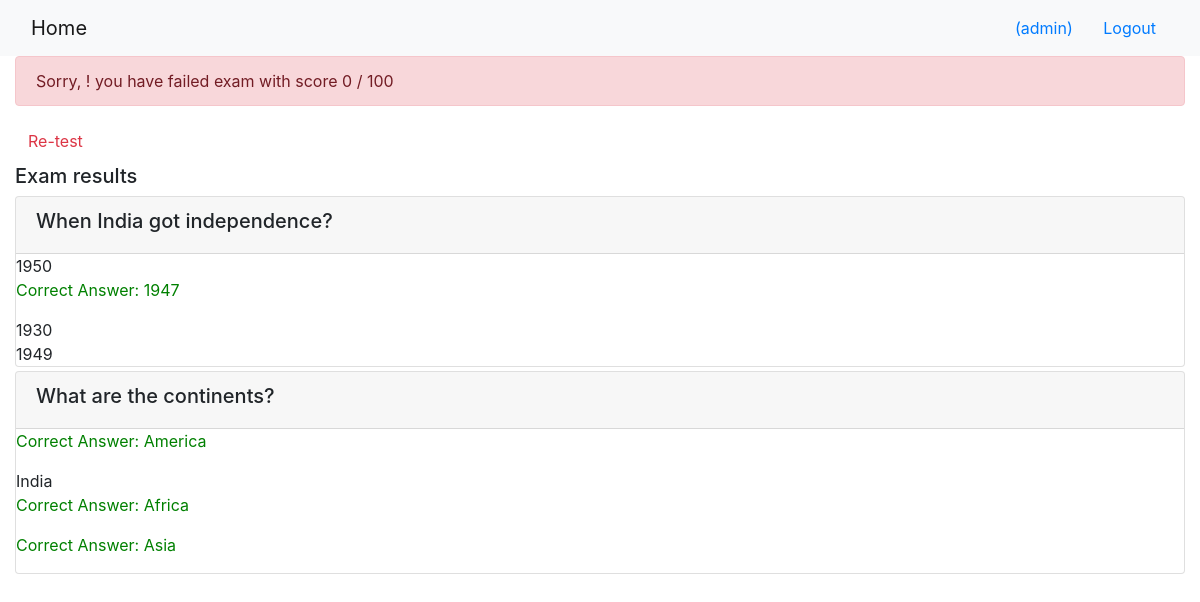
The page /onlinecourse/1/submission/1/result/ (signed in) on the database its author committed.
### onlinecourse/models.py (models this page shows, shortened)
class Question(models.Model):
    lesson = models.ForeignKey(Lesson, on_delete=models.CASCADE)
    question_text = models.CharField(max_length=200)
    grade = models.IntegerField(default=0)

class Choice(models.Model):
    choice_text = models.CharField(max_length=200)
    is_correct = models.IntegerField(default=0)
    question = models.ForeignKey(Question, on_delete=models.CASCADE)

### onlinecourse/views.py (the view)
# urls.py: path('<int:course_id>/submission/<int:submission_id>/result/', views.show_exam_result, name='show_exam_result'),
def show_exam_result(request, course_id, submission_id):
    course = get_object_or_404(Course, pk=course_id)
    submission = get_object_or_404(Submission, pk=submission_id)
    choices = submission.choices.get_queryset()
    total = 0
    for i in choices:
        if(i.is_correct == 1):
            total += 1
    print(total)
    context = {}
    context['course'] = course
    context['selected_ids'] = choices
    context['grade'] = int(total/4 * 100)
    print(context['grade'])
    return render(request, 'onlinecourse/exam_result_bootstrap.html',context)

### onlinecourse/templates/onlinecourse/exam_result_bootstrap.html (shortened to what this page needs)
<!DOCTYPE html>
<html lang="en">
<head>
    {% load static %}
    <link rel="stylesheet" href="https://maxcdn.bootstrapcdn.com/bootstrap/4.5.2/css/bootstrap.min.css">
</head>
<body>
 <nav class="navbar navbar-light bg-light">
    <div class="container-fluid">
        <div class="navbar-header">
              <a class="navbar-brand" href="{% url 'onlinecourse:index' %}">Home</a>
        </div>
        <ul class="nav navbar-nav navbar-right">
            {% if user.is_authenticated %}
            <li>
                <a class="btn btn-link" href="#">{{ user.first_name }}({{ user.username }})</a>
                <a class="btn btn-link" href="{% url 'onlinecourse:logout' %}">Logout</a>
            </li>
            {% endif %}
        </ul>
    </div>
</nav>
<div class="container-fluid">
    {% if grade > 80 %}
    <div class="alert alert-success">
       Congratulations, {{user.first_name}}! you have passed the exam and completed the course with score {{grade}} / 100
    </div>
        {% else %}
        <div class="alert alert-danger">
            Sorry, {{user.first_name}}! you have failed exam with score {{grade}} / 100
        </div>
        <a class="btn btn-link text-danger" href="{% url 'onlinecourse:course_details' course.id %}">Re-test</a>
        {% endif %}
        <div class="card-columns-vertical mt-1">
        <h5 class="">Exam results</h5>
            {% for lesson in course.lesson_set.all %}
                {% for question in lesson.question_set.all %}
                        <div class="card mt-1">
                            <div class="card-header"><h5>{{ question.question_text }}</h5></div>
                                {% for choice in question.choice_set.all %}
                                    <label class="form-check-label">
                                       {% if choice.is_correct %}
                                            <p style="color:green">Correct Answer: {{ choice.choice_text }}</p>
                                       {% else %}
                                            {{ choice.choice_text }}
                                            {% endif %}
                                    </label>
                                {% endfor %}
                            </div>
                        </div>
                {% endfor %}
                {% endfor %}
</body>
</html>

### rows shown on the page
Question: question_text "When India got independence?"
Choice: choice_text "1950"
Choice: choice_text "1947"
Choice: choice_text "1930"
Choice: choice_text "1949"
Question: question_text "What are the continents?"
Choice: choice_text "America"
Choice: choice_text "India"
Choice: choice_text "Africa"
Choice: choice_text "Asia"

### other values the page prints
{{ user.username }} "admin"
{{ grade }} "0"
